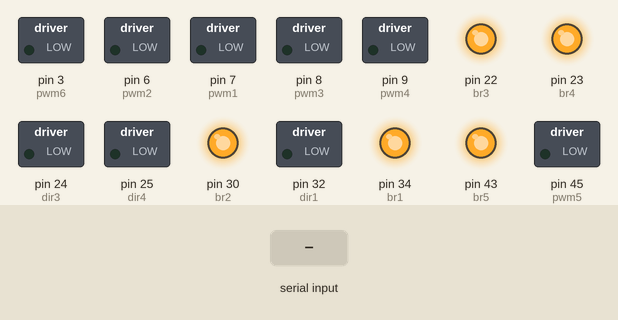
This sketch was run on a simulated Arduino Mega 2560, built with avr-gcc and run on an emulated ATmega2560. Shown: switched loads named in the sketch (green lamp = pin HIGH), output pins drawn as LEDs (lit = HIGH). The test bench sets the inputs (shaded band).

Above: at 1.2 s.
1.3 s: "90,45\n" received over Serial
At 2.9 s:
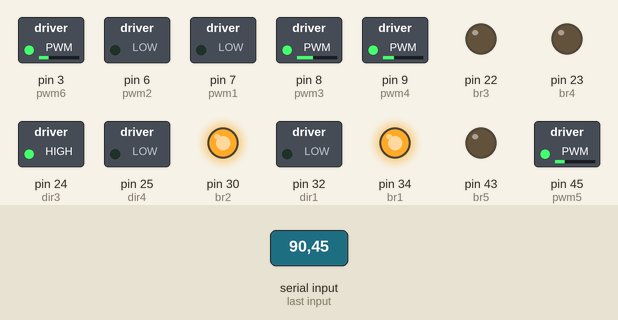
3.8 s: "30,150\n" received over Serial
At 6.0 s:
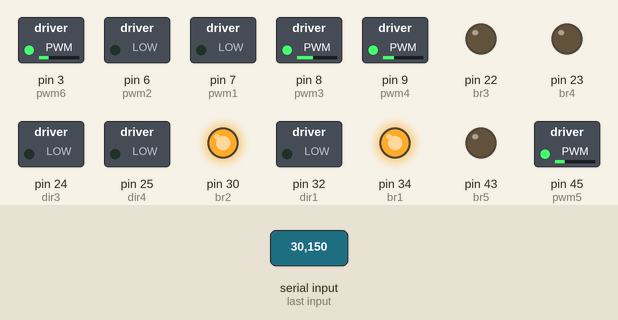
6.3 s: "1\n" received over Serial
At 7.7 s:
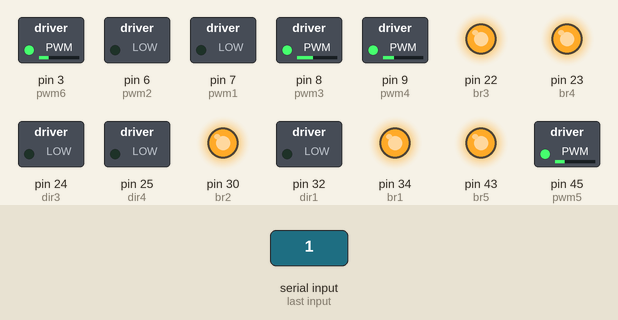
8.8 s: "2\n" received over Serial
At 10.9 s:
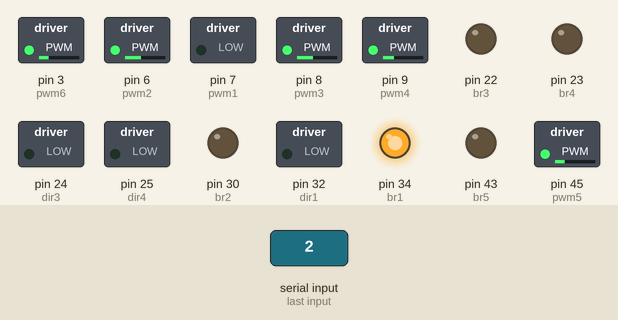
11.3 s: "3\n" received over Serial
At 12.7 s:
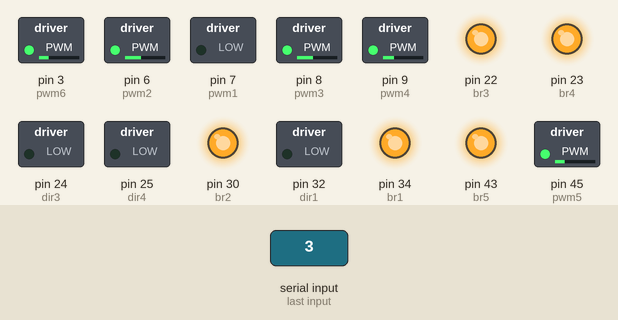
13.8 s: "4\n" received over Serial
At 15.9 s:
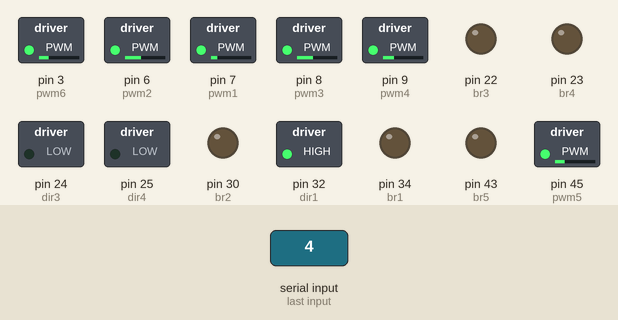
Timing chart, 0 to 17.3 s (numbered marks = the images above; inputs shaded):
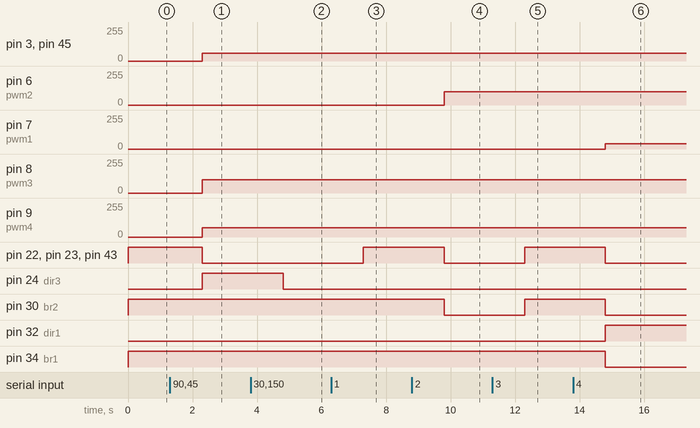

Measured:
- after the input at 1.3 s, pin 3 (pwm6), pin 45 (pwm5): 0/255 → 60/255 after 1.0 s; pin 8 (pwm3): 0/255 → 100/255 after 1.0 s; pin 9 (pwm4): 0/255 → 70/255 after 1.0 s; pin 22 (br3), pin 23 (br4), pin 43 (br5): HIGH → LOW after 1.0 s; pin 24 (dir3): LOW → HIGH after 1.0 s
- after the input at 3.8 s, pin 24 (dir3): HIGH → LOW after 1.0 s
- after the input at 6.3 s, pin 22 (br3), pin 23 (br4), pin 43 (br5): LOW → HIGH after 1.0 s
- after the input at 8.8 s, pin 6 (pwm2): 0/255 → 100/255 after 1.0 s; pin 22 (br3), pin 23 (br4), pin 30 (br2), pin 43 (br5): HIGH → LOW after 1.0 s
- after the input at 11.3 s, pin 22 (br3), pin 23 (br4), pin 30 (br2), pin 43 (br5): LOW → HIGH after 1.0 s
- after the input at 13.8 s, pin 7 (pwm1): 0/255 → 40/255 after 1.0 s; pin 22 (br3), pin 23 (br4), pin 30 (br2), pin 34 (br1), pin 43 (br5): HIGH → LOW after 1.0 s; pin 32 (dir1): LOW → HIGH after 1.0 s

The sketch:

Arm.ino
```cpp
int pwm1 = 7;
int pwm2 = 6;
int pwm3 = 8;
int pwm4 = 9;
int pwm5 = 45;
int pwm6 = 3;
int br1 = 34;
int br2 = 30;
int br3 = 22;
int br4 = 23;
int br5 = 43;
int br6 = 33;
int dir1 = 32;
int dir2 = 28;
int dir3 = 24;
int dir4 = 25;
int dir5 = 41;
int dir6 = 31;
String bruh="1";
unsigned long n;int sp=0;
void setup()
{
  pinMode(pwm1,OUTPUT);
  pinMode(pwm2,OUTPUT);
  pinMode(pwm3,OUTPUT);
  pinMode(pwm4,OUTPUT);
  pinMode(pwm5,OUTPUT);
  pinMode(pwm6,OUTPUT);
  pinMode(br1,OUTPUT);
  pinMode(br2,OUTPUT);
  pinMode(br3,OUTPUT);
  pinMode(br4,OUTPUT);
  pinMode(br5,OUTPUT);
  pinMode(br6,OUTPUT);
  pinMode(dir1,OUTPUT);
  pinMode(dir2,OUTPUT);
  pinMode(dir3,OUTPUT);
  pinMode(dir4,OUTPUT);
  pinMode(dir5,OUTPUT);
  pinMode(dir6,OUTPUT);
  Serial.begin(9600);
}

int kiminookaasan; // stores pwm value
void urdadlesbo2(int d, int p,int sexibish) //sexibish stores motor number
{
  n=n/2;
  if(sexibish==1)
  {
    if(n%2==1)
      {
        digitalWrite(d,HIGH);
      }
      else
      {
        digitalWrite(d,LOW);
      }
      kiminookaasan=40;
  }
  else if(sexibish==2)
  {
    if(n%2==1)//Sets the direction
      {
        digitalWrite(d,HIGH);
        kiminookaasan=120;
      }
      else
      {
        digitalWrite(d,LOW);
        kiminookaasan=100;
      }
  }
  else if(sexibish==3)
  {
    if(n%2==1)
      {
        digitalWrite(d,HIGH);
        kiminookaasan=100;
      }
      else
      {
        digitalWrite(d,LOW);
        kiminookaasan=100;
      }
  }
  else if(sexibish==4)
  {
    if(n%2==1)
      {
        digitalWrite(d,HIGH);
        kiminookaasan=80;
      }
      else
      {
        digitalWrite(d,LOW);
        kiminookaasan=70;
      }
  }
  else if(sexibish==5)
   {
    if(n%2==1)
      {
        digitalWrite(d,HIGH);
        kiminookaasan=80;
      }
      else
      {
        digitalWrite(d,LOW);
        kiminookaasan=60;
      }
   }
  else if(sexibish==6)
   {
    if(n%2==1)
      {
        digitalWrite(d,HIGH);
        kiminookaasan=80;
      }
      else
      {
        digitalWrite(d,LOW);
        kiminookaasan=60;
      }
   }
   analogWrite(p,kiminookaasan);
}
void loop()
{
  if(Serial.available())
  {
    bruh =Serial.readString();
  }
  n=bruh.toInt();
    if(n%2==1)
    {
      digitalWrite(br1,HIGH);
      digitalWrite(br2,HIGH);
      digitalWrite(br3,HIGH);
      digitalWrite(br4,HIGH);
      digitalWrite(br5,HIGH);
      digitalWrite(br6,HIGH);
    }
    else
    {
      n=n/2;
      if(n%2==1)
      {
        digitalWrite(br1,HIGH);
        n=n/2;
      }
      else
      {
        digitalWrite(br1,LOW);
        urdadlesbo2(dir1,pwm1,1);
      }
      n=n/2;
      if(n%2==1)
      {
        digitalWrite(br2,HIGH);
        n=n/2;
      }
      else
      {
        digitalWrite(br2,LOW);
        urdadlesbo2(dir2,pwm2,2);
      }
      n=n/2;
      if(n%2==1)
      {
        digitalWrite(br3,HIGH);
        n=n/2;
      }
      else
      {
        digitalWrite(br3,LOW);
        urdadlesbo2(dir3,pwm3,3);
      }
      n=n/2;
      if(n%2==1)
      {
        digitalWrite(br4,HIGH);
        n=n/2;
      }
      else
      {
        digitalWrite(br4,LOW);
        urdadlesbo2(dir4,pwm4,4);
      }
      n=n/2;
      if(n%2==1)
      {
        digitalWrite(br5,HIGH);
        n=n/2;
      }
      else
      {
        digitalWrite(br5,LOW);
        urdadlesbo2(dir5,pwm5,5);
      }
      n=n/2;
      if(n%2==1)
      {
        digitalWrite(br6,HIGH);
      }
      else
      {
        digitalWrite(br6,HIGH);
        urdadlesbo2(dir6,pwm6,6);
      }
    }
}

/*  Every 2 bit for a motor(Direction Break)
 *  Speed -> 1 is high and 0 is low
 *  Direction -> 0 is forward/down/clockwise and 1 is backward/up/anti-clockwise
 *  Break -> 1 is stop and 0 is continue
Elbow up -
Elbow down -
Shoulder forward  –
Shoulder backward -
Turn table clockwise –
Turn table anti-clockwise  –


*/
```
